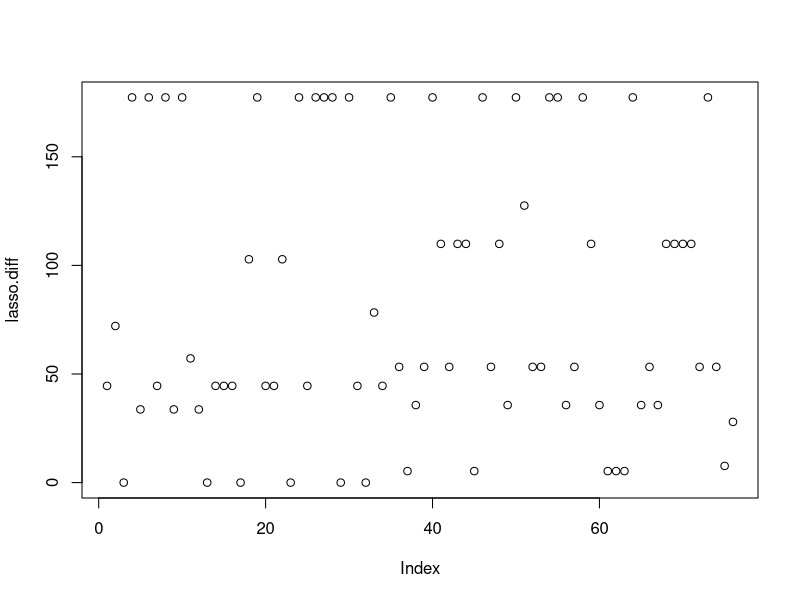
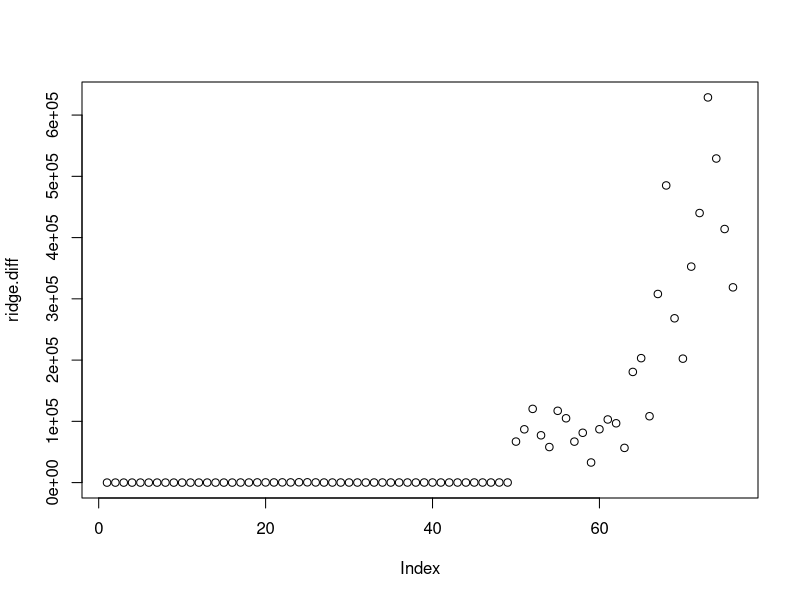
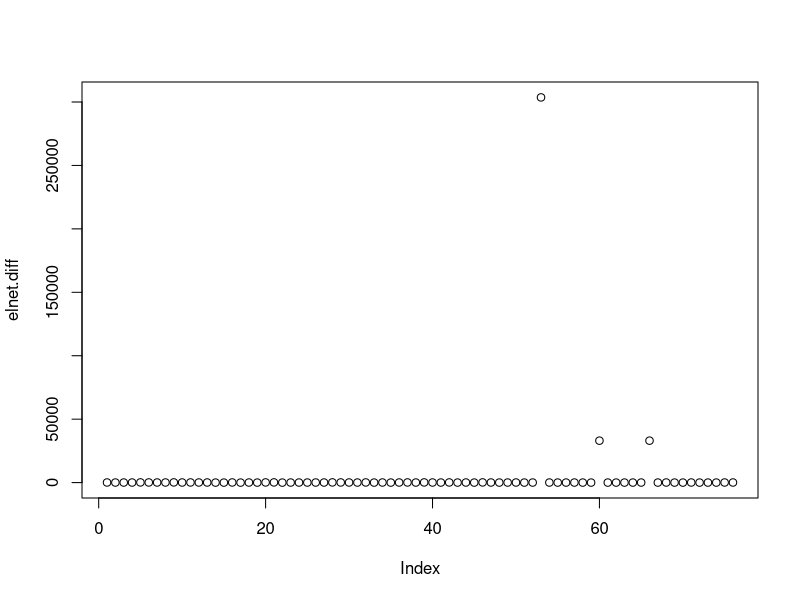

Write the R code that produced these figures, in order.
## ---- chunk 1
library(glmnet)
## ---- chunk 2
eyegaze <- read.csv("Eyetracking_Data.csv",na.string=c("999","999.00","#NULL!"),stringsAsFactors = FALSE)
eyegaze <- na.omit(eyegaze)
eyegaze$ID <- NULL
eyegaze$DOT <- NULL
eyegaze$DOB <- NULL
eyegaze$Comp_E_Percent <- NULL
eyegaze$Comp_E_Total <- NULL
eyegaze$Comp_Percent <- NULL
eyegaze$Comp_Total <- NULL
eyegaze$Comp_S_Total <- NULL
eyegaze$Comp_S_Percent <- NULL
## ---- chunk 3
set.seed(100)
train.index <- sample(1:nrow(eyegaze), 0.7*nrow(eyegaze))
train <- eyegaze[train.index, ]
test <- eyegaze [-train.index, ]

x <- model.matrix(CompDiff~., train)[,-1]
y <- train$CompDiff

x.test <- model.matrix(CompDiff~., test)[,-1]
y.test <- test$CompDiff

fit.lasso <- glmnet(x, y,family="gaussian", alpha=1)
fit.ridge <- glmnet(x, y,family="gaussian", alpha=0)
fit.elnet <- glmnet(x, y,family="gaussian", alpha=.5)

## ---- chunk 4
xs = list()
for (i in 1:77){
  if(i != 33){
    xs[[i]] <- model.matrix(CompDiff~., train[,-i])[,-1]
  }
}


xs.test = list()
for (i in 1:77){
  if(i != 33){
    xs.test[[i]] <- model.matrix(CompDiff~., test[,-i])[,-1]
  }
}

mse.lasso <- list()
mse.ridge <- list()
mse.elnet <- list()

for (i in 1:77){
  if(i != 33){
    fit.lasso.xs <- cv.glmnet(xs[[1]], y, type.measure="mse", alpha=1, 
                            family="gaussian")
    fit.ridge.xs <- cv.glmnet(xs[[1]], y, type.measure="mse", alpha=0, 
                            family="gaussian")
    fit.elnet.xs <- cv.glmnet(xs[[1]], y, type.measure="mse", alpha=0.5, 
                            family="gaussian")
    yhat.lasso <- predict(fit.lasso.xs, s=fit.lasso.xs$lambda.1se, newx=xs.test[[i]])
    yhat.ridge <- predict(fit.ridge.xs, s=fit.ridge.xs$lambda.1se, newx=xs.test[[i]])
    yhat.elnet <- predict(fit.elnet.xs, s=fit.elnet.xs$lambda.1se, newx=xs.test[[i]])
    mse.lasso[[i]] <- mean((y.test - yhat.lasso)^2)
    mse.ridge[[i]] <- mean((y.test - yhat.ridge)^2)
    mse.elnet[[i]] <- mean((y.test - yhat.elnet)^2)
  }
}

## ---- chunk 5
fit.lasso.cv <- cv.glmnet(x, y, type.measure="mse", alpha=1, 
                          family="gaussian")
fit.ridge.cv <- cv.glmnet(x, y, type.measure="mse", alpha=0,
                          family="gaussian")
fit.elnet.cv <- cv.glmnet(x, y, type.measure="mse", alpha=.5,
                          family="gaussian")
yhat.lasso.normal <- predict(fit.lasso.cv, s=fit.lasso.cv$lambda.1se, newx=x.test)
yhat.ridge.normal <- predict(fit.ridge.cv, s=fit.ridge.cv$lambda.1se, newx=x.test)
yhat.elnet.normal <- predict(fit.elnet.cv, s=fit.elnet.cv$lambda.1se, newx=x.test)
mse.lasso.normal <- mean((y.test - yhat.lasso.normal)^2)
mse.ridge.normal <- mean((y.test - yhat.ridge.normal)^2)
mse.elnet.normal <- mean((y.test - yhat.elnet.normal)^2)
## ---- chunk 6
dim(x)
## ---- chunk 7
lasso.diff <- abs(unlist(mse.lasso) - mse.lasso.normal)
ridge.diff <- abs(unlist(mse.ridge) - mse.ridge.normal)
elnet.diff <- abs(unlist(mse.elnet) - mse.elnet.normal)
## ---- chunk 8
plot(lasso.diff)
plot(ridge.diff)
plot(elnet.diff)
